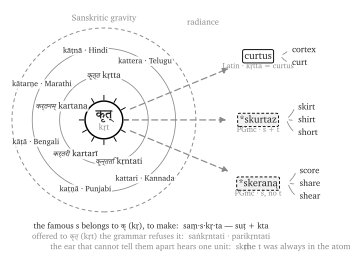

The Python source for this figure:
#!/usr/bin/env python3
"""Figure B' — the Sun restored: ⟪कृत्⟫, its orbits, and the radiance.

Center: the dhātu ⟪कृत्⟫ (Dhātupāṭha 6.171, tudādi, kṛtī छेदने — "to cut";
present kṛntati; the t is root-final — no "extension" needed).
Inner orbit: Sanskrit śabdas. Middle orbit: living Indic cutting-words
(roman + language tag; native scripts in the hand-edit pass).
Beyond the field boundary: three rays land on the receiving surfaces and
sprout small trees. The s rides only on rays seeded from s+k word
boundaries (saṃ-s-kṛta, namas-kāra, duṣ-kṛta) — the mis-cut bīja.

Orbit word-sets (prune freely):
  inner  : kṛtta कृत्त (cut off) · kartana कर्तनम् (cutting) ·
           kartarī कर्तरी (scissors) · kṛntati कृन्तति (cuts)
  middle : Hindi kāṭnā · Marathi kātarṇe · Bengali kāṭā · Punjabi kaṭṇā ·
           Kannada kattari · Telugu kattera        [VERIFY vs Turner CDIAL]
  rays   : Latin curtus (no s)   → curt, cortex    [kṛtta ↔ curtus]
           PGmc *skurtaz (s + t) → short, shirt, skirt
           PGmc *skeraną (s)     → shear, share, score
"""
import sys
from math import cos, sin, radians
from pathlib import Path

sys.path.insert(0, str(Path(__file__).resolve().parent.parent))
from _shared.style import setup, FILL, ACCENT, EDGE  # noqa: E402

import matplotlib.pyplot as plt  # noqa: E402
from matplotlib.patches import Circle  # noqa: E402

OUT = Path(__file__).resolve().parent

SUN = (-1.55, 0.0)
R_INNER, R_MIDDLE, R_FIELD = 0.94, 1.52, 1.95


def orbit_words(ax, radius, entries, fs, style_italic=True, dy=0.0):
    for angle, text in entries:
        a = radians(angle)
        x = SUN[0] + radius * cos(a)
        y = SUN[1] + radius * sin(a)
        ax.text(x, y + dy, text, ha="center", va="center", fontsize=fs,
                style="italic" if style_italic else "normal", color=FILL,
                bbox=dict(boxstyle="round,pad=0.13", facecolor="white",
                          edgecolor="none", alpha=0.9))


def tree(ax, bx, by, head, head_sub, leaves, dashed_head=False, leaf_dx=0.72):
    ax.text(bx, by, head, ha="center", va="center", fontsize=7.6,
            style="italic", color=FILL,
            bbox=dict(boxstyle="round,pad=0.18",
                      facecolor="#f2f2f2" if dashed_head else "white",
                      edgecolor=EDGE, linewidth=0.7,
                      linestyle=(0, (3, 2)) if dashed_head else "solid"))
    ax.text(bx, by - 0.21, head_sub, ha="center", va="center",
            fontsize=5.8, color=ACCENT)
    n = len(leaves)
    for i, leaf in enumerate(leaves):
        lx = bx + leaf_dx
        ly = by + (i - (n - 1) / 2) * 0.27
        ax.annotate("", xy=(lx - 0.07, ly), xytext=(bx + leaf_dx - 0.25, by + 0.02),
                    arrowprops=dict(arrowstyle="-", color=ACCENT, linewidth=0.6,
                                    connectionstyle="arc3,rad=0.15"))
        ax.text(lx, ly, leaf, ha="left", va="center", fontsize=6.6, color=FILL)


def main():
    fig, ax = setup(figsize=(4.5, 3.4))
    ax.set_xlim(-3.55, 3.55)
    ax.set_ylim(-2.95, 2.34)
    ax.set_aspect("equal")
    ax.axis("off")

    # --- Sun ---
    ax.add_patch(Circle(SUN, 0.40, facecolor="white", edgecolor=EDGE, linewidth=1.1))
    for deg in range(0, 360, 30):
        a = radians(deg)
        ax.plot([SUN[0] + 0.43 * cos(a), SUN[0] + 0.52 * cos(a)],
                [SUN[1] + 0.43 * sin(a), SUN[1] + 0.52 * sin(a)],
                color=EDGE, linewidth=0.7)
    # NOTE: ⟪ ⟫ dhātu marker absent from figure fonts; add in hand-edit pass
    ax.text(SUN[0], SUN[1] + 0.11, "कृत्", ha="center", va="center",
            fontsize=12, color=FILL, fontweight="bold")
    ax.text(SUN[0], SUN[1] - 0.16, "kṛt", ha="center", va="center",
            fontsize=6.4, style="italic", color=ACCENT)

    # --- orbit rings + field boundary ---
    for r in (R_INNER, R_MIDDLE):
        ax.add_patch(Circle(SUN, r, fill=False, edgecolor=ACCENT, linewidth=0.6))
    ax.add_patch(Circle(SUN, R_FIELD, fill=False, edgecolor=ACCENT,
                        linewidth=0.7, linestyle=(0, (4, 3))))
    ax.text(SUN[0], SUN[1] + R_FIELD + 0.12, "Sanskritic gravity",
            ha="center", va="bottom", fontsize=6.4, color=ACCENT)

    # --- inner orbit: Sanskrit śabdas ---
    orbit_words(ax, R_INNER, [
        (90, "कृत्त kṛtta"), (162, "कर्तनम् kartana"), (230, "कर्तरी kartarī"),
        (290, "कृन्तति kṛntati"),
    ], fs=6.6)

    # --- middle orbit: living Indic cutting-words ---
    orbit_words(ax, R_MIDDLE, [
        (105, "kāṭnā · Hindi"), (150, "kātarṇe · Marathi"), (198, "kāṭā · Bengali"),
        (255, "kaṭṇā · Punjabi"), (305, "kattari · Kannada"), (55, "kattera · Telugu"),
    ], fs=5.9)

    # --- three rays + sprouting trees ---
    targets = [
        (1.72, 1.35, "curtus", "Latin · kṛtta = curtus",
         ["curt", "cortex"], False, 0.72),
        (1.72, 0.0, "*skurtaz", "PGmc · s + t",
         ["short", "shirt", "skirt"], True, 0.85),
        (1.72, -1.35, "*skeraną", "PGmc · s, no t",
         ["shear", "share", "score"], True, 0.88),
    ]
    for tx, ty, head, sub, leaves, dashed, ldx in targets:
        dx, dy_ = tx - SUN[0], ty - SUN[1]
        L = (dx ** 2 + dy_ ** 2) ** 0.5
        ux, uy = dx / L, dy_ / L
        x0, y0 = SUN[0] + 0.55 * ux, SUN[1] + 0.55 * uy
        x1, y1 = tx - 0.62 * ux, ty - 0.62 * uy
        ax.annotate("", xy=(x1, y1), xytext=(x0, y0),
                    arrowprops=dict(arrowstyle="-|>", color=ACCENT, linewidth=0.9,
                                    linestyle=(0, (5, 3))))
        tree(ax, tx, ty, head, sub, leaves, dashed_head=dashed, leaf_dx=ldx)

    # --- zone labels ---
    ax.text(0.55, 2.02, "radiance", fontsize=6.4, color=ACCENT,
            ha="center", style="italic")
    # --- the confusion device: the famous s belongs to the OTHER atom ---
    # suṭ is atom-locked to ⟪कृ⟫ (P.6.1.137 karotau); offered to ⟪कृत्⟫ the
    # grammar refuses it (saṅkṛntati, parikṛntati — corpus-attested, no s).
    # The ear that cannot tell the two atoms apart hears skṛt- as one unit.
    ax.text(-0.55, -2.30, "the famous s belongs to कृ (kṛ), to make:  saṃ·s·kṛ·ta — suṭ + kta",
            fontsize=6.2, color=FILL, ha="center")
    ax.text(-0.55, -2.52, "offered to कृत् (kṛt) the grammar refuses it:  saṅkṛntati · parikṛntati",
            fontsize=6.2, color=ACCENT, ha="center", style="italic")
    ax.text(-0.55, -2.74, "the ear that cannot tell them apart hears one unit:  skṛt-",
            fontsize=6.2, color=ACCENT, ha="center", style="italic")
    ax.text(2.55, -2.74, "the t was always in the atom",
            fontsize=6.4, color=ACCENT, ha="center", style="italic")

    for name in ("krt_orbit_radiance.from-py.svg", "krt_orbit_radiance.svg"):
        fig.savefig(OUT / name, bbox_inches="tight")
    print("wrote", OUT / "krt_orbit_radiance.svg")


if __name__ == "__main__":
    main()
